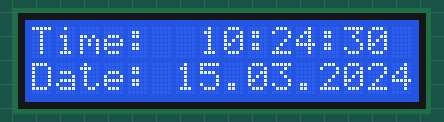
This sketch was run on a simulated Arduino Uno, built with avr-gcc and run on an emulated ATmega328P. On the bench: 16×2 character LCD. The local clock reads 2024-03-15 10:24:30 at power-on unless the sketch sets it; what the sketch prints to the serial monitor is not drawn.

Above: at 0.2 s.
At 4.3 s:
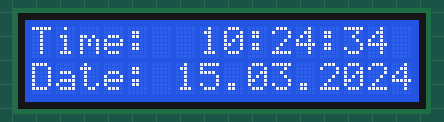
At 9.5 s:
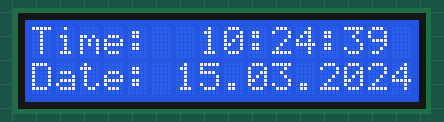
At 18.9 s:
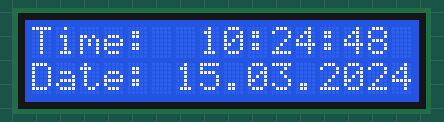
At 28.2 s:
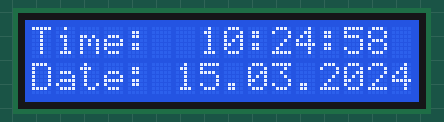
At 38.6 s:
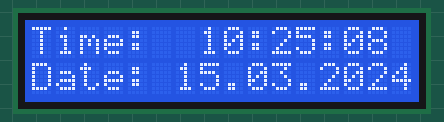

Measured:
- what the display in image 1 shows lasts 1.0 s, from 4.3 s to 5.3 s

The sketch:

DS3231.Serial.lcd.i2c.ino
```cpp
#include <Wire.h>
#include <LCD.h>
#include <LiquidCrystal_I2C.h>
#include <DS3231.h>


#define I2C_ADDR 0x27
#define Rs_pin 0
#define Rw_pin 1
#define En_pin 2
#define BACKLIGHT_PIN 3
#define D4_pin 4
#define D5_pin 5
#define D6_pin 6
#define D7_pin 7
LiquidCrystal_I2C lcd(I2C_ADDR,En_pin,Rw_pin,Rs_pin,D4_pin,D5_pin,D6_pin,D7_pin);

DS3231  rtc(SDA, SCL);

void setup()
{
  Serial.begin(9600);
  lcd.setBacklightPin(BACKLIGHT_PIN,POSITIVE);
  lcd.setBacklight(HIGH);
  lcd.home ();
  rtc.begin();
  lcd.begin(16,2);
}


void loop() {
 lcd.setCursor(0,0);
 lcd.print("Time:  ");
 lcd.print(rtc.getTimeStr());

 lcd.setCursor(0,1);
 lcd.print("Date: ");
 lcd.print(rtc.getDateStr());

 // Ημέρα
  Serial.print(rtc.getDOWStr());
  Serial.print(" ");

  // Send date
  Serial.print(rtc.getDateStr());
  Serial.print(" -- ");

  // Send time
  Serial.println(rtc.getTimeStr());
 delay(1000);
}
```
